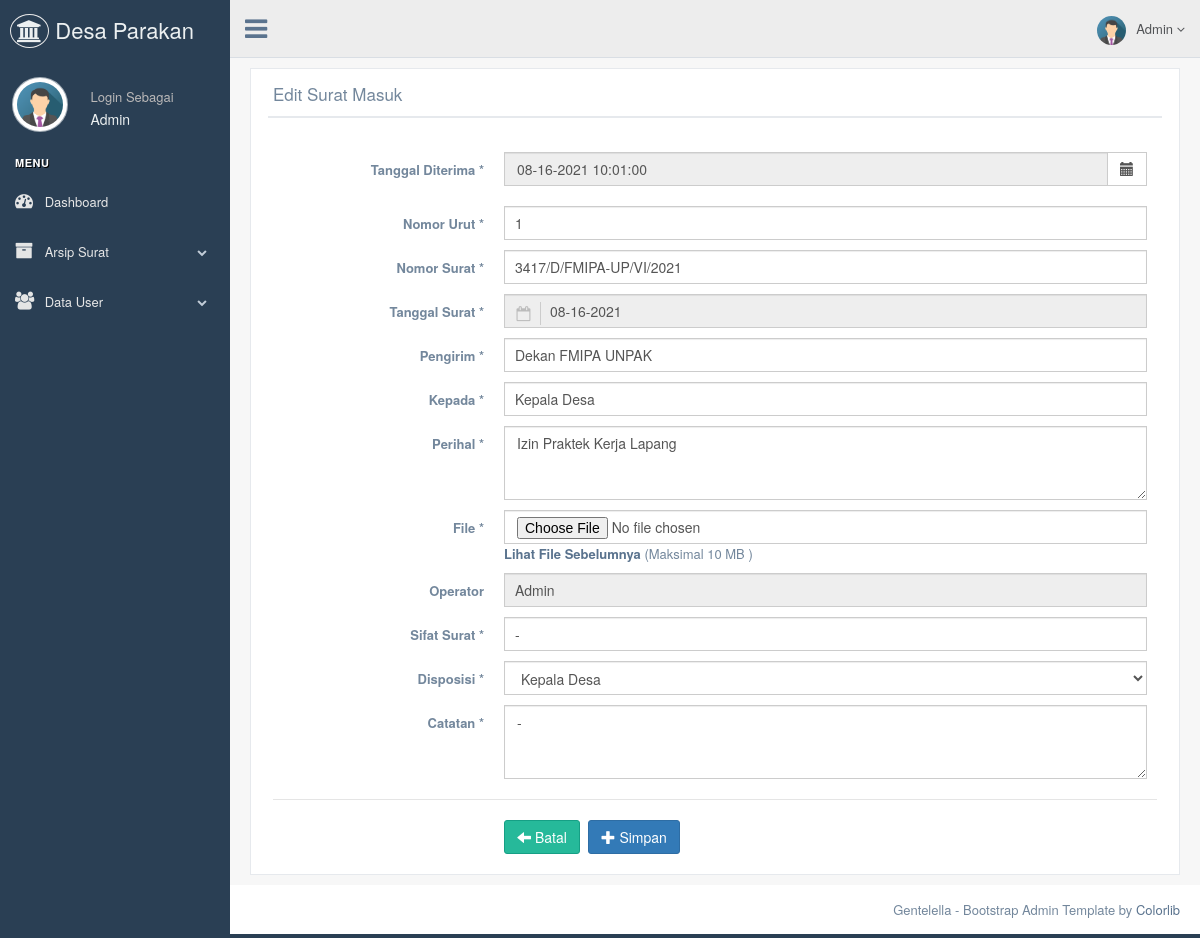
Page /admin/editsuratmasuk.php?id_suratmasuk=1 (signed in) on the committed database.
### tables this page shows
CREATE TABLE `tb_suratmasuk` (
  `id_suratmasuk` int(11) NOT NULL,
  `tanggalmasuk_suratmasuk` datetime NOT NULL DEFAULT current_timestamp(),
  `nomorurut_suratmasuk` varchar(7) NOT NULL,
  `nomor_suratmasuk` varchar(25) NOT NULL,
  `tanggalsurat_suratmasuk` date NOT NULL,
  `pengirim` varchar(255) NOT NULL,
  `kepada_suratmasuk` varchar(255) NOT NULL,
  `perihal_suratmasuk` text NOT NULL,
  `file_suratmasuk` varchar(255) NOT NULL,
  `operator` varchar(50) NOT NULL,
  `tanggal_entry` datetime NOT NULL DEFAULT current_timestamp(),
  `sifat_surat` varchar(50) NOT NULL,
  `diteruskan_kepada` varchar(50) NOT NULL,
  `catatan` text NOT NULL
);

### admin/editsuratmasuk.php (the view, shortened to what this page needs)
<!DOCTYPE html>
<html lang="en">
<head>
  <link href="../assets/vendors/bootstrap/dist/css/bootstrap.min.css" rel="stylesheet">
  <link href="../assets/vendors/font-awesome/css/font-awesome.min.css" rel="stylesheet">
  <link href="../assets/vendors/nprogress/nprogress.css" rel="stylesheet">
  <link href="../assets/vendors/iCheck/skins/flat/green.css" rel="stylesheet">
  <link href="../assets/vendors/google-code-prettify/bin/prettify.min.css" rel="stylesheet">
  <link href="../assets/vendors/select2/dist/css/select2.min.css" rel="stylesheet">
  <link href="../assets/vendors/switchery/dist/switchery.min.css" rel="stylesheet">
  <link href="../assets/vendors/bootstrap-daterangepicker/daterangepicker.css" rel="stylesheet">
  <link href="../assets/vendors/bootstrap-datetimepicker/build/css/bootstrap-datetimepicker.css" rel="stylesheet">
  <link href="../assets/vendors/starrr/dist/starrr.css" rel="stylesheet">
  <link href="../assets/vendors/bootstrap-daterangepicker/daterangepicker.css" rel="stylesheet">
  <link href="../assets/build/css/custom.min.css" rel="stylesheet">
</head>
<body class="nav-md">
  <div class="container body">
    <div class="main_container">
      <?php
      include("sidebarmenu.php");
      ?>
      <?php
      include("header.php");
      ?>
      <div class="right_col" role="main">
        <div class="">
          <div class="row">
            <div class="col-md-12 col-sm-12 col-xs-12">
              <div class="x_panel">
                <div class="x_title">
                  <h2> Edit Surat Masuk </h2>
                  <div class="clearfix"></div>
                </div>
                <div class="x_content">
                  <br />
                  <form action="proses/proses_editsuratmasuk.php" method="post" enctype="multipart/form-data" id="demo-form2" data-parsley-validate class="form-horizontal form-label-left">
                    <?php include '../koneksi/koneksi.php';
                    $id      = mysqli_real_escape_string($db, $_GET['id_suratmasuk']);
                    $sql      = "SELECT * FROM tb_suratmasuk where id_suratmasuk='" . $id . "'";
                    $query    = mysqli_query($db, $sql);
                    $data     = mysqli_fetch_array($query);
                    $tgl_masuk = $data['tanggalmasuk_suratmasuk'];
                    $tgl_masuk = date('m-d-Y H:i:s', strtotime($tgl_masuk));
                    $tgl_surat = $data['tanggalsurat_suratmasuk'];
                    $tgl_surat = date('m-d-Y', strtotime($tgl_surat));
                    ?>
                    <div class="form-group">
                      <label class="control-label col-md-3 col-sm-3 col-xs-12" for="first-name">Tanggal Diterima <span class="required">*</span>
                      </label>
                      <div class="col-md-9 col-sm-9 col-xs-12">
                        <div class='input-group date' id='myDatepicker4'>
                          <input value="<?php echo "$tgl_masuk" ?>" type='text' id="tanggalmasuk_suratmasuk" name="tanggalmasuk_suratmasuk" required="required" class="form-control" required="required" readonly="readonly" />
                          <span class="input-group-addon">
                            <span class="glyphicon glyphicon-calendar"></span>
                          </span>
                        </div>
                      </div>
                    </div>
                    <div class="form-group">
                      <label class="control-label col-md-3 col-sm-3 col-xs-12" for="last-name">Nomor Urut <span class="required">*</span>
                      </label>
                      <div class="col-md-9 col-sm-9 col-xs-12">
                        <input value="<?php echo $data['nomorurut_suratmasuk']; ?>" type="text" onkeyup="validAngka(this)" id="nomorurut_suratmasuk" name="nomorurut_suratmasuk" required="required" maxlength="7" placeholder="Masukkan Nomor Urut Surat" class="form-control col-md-7 col-xs-12">
                      </div>
                    </div>
                    <div class="form-group">
                      <label class="control-label col-md-3 col-sm-3 col-xs-12" for="last-name">Nomor Surat <span class="required">*</span>
                      </label>
                      <div class="col-md-9 col-sm-9 col-xs-12">
                        <input value="<?php echo $data['nomor_suratmasuk']; ?>" type="text" id="nomor_suratmasuk" name="nomor_suratmasuk" required="required" maxlength="35" placeholder="Masukkan Nomor Surat" class="form-control col-md-7 col-xs-12">
                      </div>
                    </div>
                    <div class="form-group">
                      <label class="control-label col-md-3 col-sm-3 col-xs-12" for="first-name">Tanggal Surat <span class="required">*</span>
                      </label>
                      <div class="col-md-9 col-sm-9 col-xs-12">
                        <fieldset>
                          <div class="control-group">
                            <div class="controls">
                              <input value="<?php echo "$tgl_surat" ?>" type="text" class="form-control has-feedback-left" id="single_cal3" name="tanggalsurat_suratmasuk" placeholder="First Name" aria-describedby="inputSuccess2Status3" required="required" readonly="readonly">
                            </div>
                          </div>
                        </fieldset>
                      </div>
                    </div>
                    <div class="form-group">
                      <label class="control-label col-md-3 col-sm-3 col-xs-12" for="last-name">Pengirim <span class="required">*</span>
                      </label>
                      <div class="col-md-9 col-sm-9 col-xs-12">
                        <input value="<?php echo $data['pengirim']; ?>" type="text" id="pengirim" name="pengirim" required="required" placeholder="Masukkan Asal/Pengirim Surat" class="form-control col-md-7 col-xs-12">
                      </div>
                    </div>
                    <div class="form-group">
                      <label class="control-label col-md-3 col-sm-3 col-xs-12" for="last-name">Kepada <span class="required">*</span>
                      </label>
                      <div class="col-md-9 col-sm-9 col-xs-12">
                        <input value="<?php echo $data['kepada_suratmasuk']; ?>" type="text" id="kepada_suratmasuk" name="kepada_suratmasuk" required="required" placeholder="Masukkan Tujuan Surat" class="form-control col-md-7 col-xs-12">
                      </div>
                    </div>
                    <div class="form-group">
                      <label class="control-label col-md-3 col-sm-3 col-xs-12">Perihal <span class="required">*</span>
                      </label>
                      <div class="col-md-9 col-sm-9 col-xs-12">
                        <textarea id="perihal_suratmasuk" name="perihal_suratmasuk" required="required" class="form-control" rows="3" placeholder='Masukkan Perihal Surat'><?php echo $data['perihal_suratmasuk']; ?></textarea>
                      </div>
                    </div>
                    <div class="form-group">
                      <label class="control-label col-md-3 col-sm-3 col-xs-12">File <span class="required">*</span>
                      </label>
                      <div class="col-md-9 col-sm-9 col-xs-12">
                        <input name="file_suratmasuk" accept="application/pdf" type="file" id="file_suratmasuk" class="form-control" autocomplete="off" /><a href="<?php echo 'surat_masuk/' . $data['file_suratmasuk'] . '' ?>"><b>Lihat File Sebelumnya</b></a></input> (Maksimal 10 MB )
                      </div>
                    </div>
                    <div class="form-group">
                      <label class="control-label col-md-3 col-sm-3 col-xs-12" for="last-name">Operator </label>
                      <div class="col-md-9 col-sm-9 col-xs-12">
                        <input value="<?php echo $_SESSION['nama']; ?>" type="text" id="operator" name="operator" readonly="readonly" class="form-control col-md-7 col-xs-12">
                      </div>
                    </div>
                    <div class="form-group">
                      <label class="control-label col-md-3 col-sm-3 col-xs-12" for="last-name"> Sifat Surat <span class="required">*</span>
                      </label>
                      <div class="col-md-9 col-sm-9 col-xs-12">
                        <input value="<?php echo $data['sifat_surat']; ?>" type="text" id="sifat_surat" name="sifat_surat" required="required" placeholder="Masukkan Sifat Surat" class="form-control col-md-7 col-xs-12">
                      </div>
                    </div>
                    <div class="form-group">
                      <label class="control-label col-md-3 col-sm-3 col-xs-12" for="last-name"> Disposisi <span class="required">*</span> </label>
                      <div class="col-md-9 col-sm-9 col-xs-12">
                        <select name="diteruskan_kepada" class="select2_single form-control" tabindex="-1">
                          <option value="<?php echo $data['diteruskan_kepada']; ?>"><?php echo $data['diteruskan_kepada']; ?></option>
                        </select>
                      </div>
                    </div>
                    <div class="form-group">
                      <label class="control-label col-md-3 col-sm-3 col-xs-12"> Catatan <span class="required">*</span>
                      </label>
                      <div class="col-md-9 col-sm-9 col-xs-12">
                        <textarea id="catatan" name="catatan" required="required" class="form-control" rows="3" placeholder='Masukkan Isi Disposisi'><?php echo $data['catatan']; ?></textarea>
                      </div>
                    </div>
                    <div class="ln_solid"></div>
                    <div class="form-group">
                      <div class="col-md-6 col-sm-6 col-xs-12 col-md-offset-3">
                        <a href="datasuratmasuk.php" class="btn btn-success"><span class="glyphicon glyphicon-arrow-left"></span> Batal</a>
                        <button type="submit" name="update" value="Update" class="btn btn-primary"><i class="glyphicon glyphicon-plus"></i> Simpan</button>
                      </div>
                    </div>
                  </form>
                </div>
              </div>
            </div>
          </div>
        </div>
      </div>
      <footer>
        <div class="pull-right">
          Gentelella - Bootstrap Admin Template by <a href="https://colorlib.com">Colorlib</a>
        </div>
        <div class="clearfix"></div>
      </footer>
    </div>
  </div>
</body>
</html>

### admin/sidebarmenu.php (shortened to what this page needs)
<?php
include '../koneksi/koneksi.php';
$sql      = "SELECT * FROM tb_admin where id_admin='" . $_SESSION['id'] . "'";
$query    = mysqli_query($db, $sql);
$data     = mysqli_fetch_array($query);
?>
<div class="col-md-3 left_col">
  <div class="left_col scroll-view">
    <div class="navbar nav_title" style="border: 0;">
      <a href="index.php" class="site_title"><i class="fa fa-institution"></i><span> Desa Parakan</span></a>
    </div>
    <div class="profile clearfix">
      <div class="profile_pic">
        <img src="images/<?php echo $data['gambar']; ?>" height="55" width="55" alt="" class="img-circle profile_img">
      </div>
      <div class="profile_info">
        <span> Login Sebagai </span> <br>
        <h2><?php echo $_SESSION['nama']; ?></h2>
      </div>
    </div>
    <br />
    <div id="sidebar-menu" class="main_menu_side hidden-print main_menu">
      <div class="menu_section">
        <h3> Menu </h3>
        <ul class="nav side-menu">
          <li><a href="index.php"><i class="fa fa-tachometer"></i> Dashboard <span></span></a>
          <li><a><i class="fa fa-archive"></i> Arsip Surat <span class="fa fa-chevron-down"></span></a>
          </li>
          <li><a><i class="fa fa-users"></i> Data User <span class="fa fa-chevron-down"></span></a>
          </li>
        </ul>
      </div>
    </div>
  </div>
</div>

### admin/header.php (shortened to what this page needs)
<?php
include '../koneksi/koneksi.php';
$sql  		= "SELECT * FROM tb_admin where id_admin='".$_SESSION['id']."'";
$query  	= mysqli_query($db, $sql);
$data 		= mysqli_fetch_array($query);
?>
        <div class="top_nav">
          <div class="nav_menu">
            <nav>
              <div class="nav toggle">
                <a id="menu_toggle"><i class="fa fa-bars"></i></a>
              </div>
              <ul class="nav navbar-nav navbar-right">
                <li class="">
                  <a href="javascript:;" class="user-profile dropdown-toggle" data-toggle="dropdown" aria-expanded="false">
                    <img src="images/<?php echo $data['gambar']; ?>" alt=""><?php echo $_SESSION['nama'];?>
                    <span class=" fa fa-angle-down"></span>
                  </a>
                </li>
              </ul>
            </nav>
          </div>
        </div>

### rows in the picture
tb_suratmasuk: tanggalmasuk_suratmasuk "08-16-2021 10:01:00", nomorurut_suratmasuk "1", nomor_suratmasuk "3417/D/FMIPA-UP/VI/2021", tanggalsurat_suratmasuk "08-16-2021", pengirim "Dekan FMIPA UNPAK", kepada_suratmasuk "Kepala Desa", perihal_suratmasuk "Izin Praktek Kerja Lapang", sifat_surat "-", diteruskan_kepada "Kepala Desa", catatan "-"

### other values in the picture
$_SESSION['nama'] "Admin"
